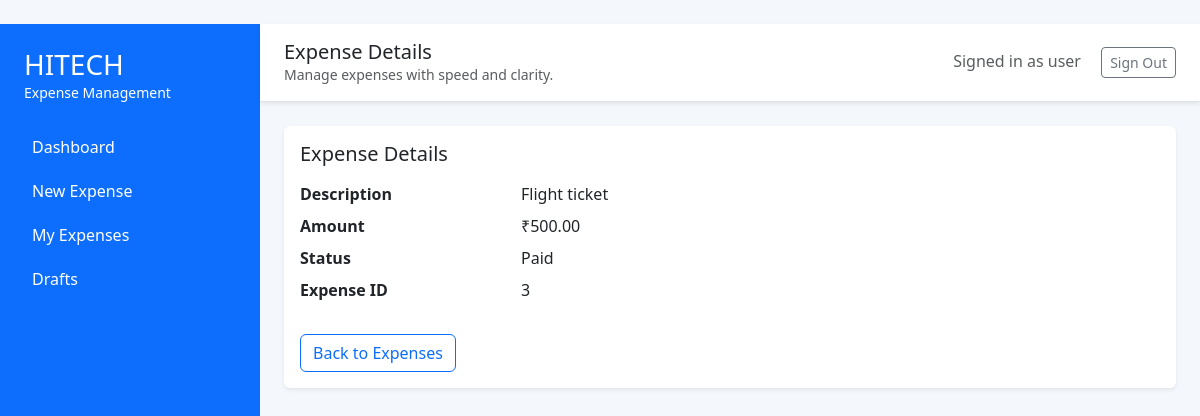
Screenshot of /expense/3 (signed in) with the database file from the repository.
### src/models/database.py (models this page shows)
class Expense(Base):
    __tablename__ = 'expenses'
    id = Column(Integer, primary_key=True)
    user_id = Column(Integer, ForeignKey('users.id'), nullable=False)
    amount = Column(Float, nullable=False)
    description = Column(String, nullable=False)
    status = Column(String, default='Pending')

### src/views/expenses_view.py (the view)
@expenses_view.route('/expense/<int:expense_id>')
def view_expense(expense_id):
    if 'user_id' not in session:
        flash('Please log in to continue.', 'warning')
        return redirect(url_for('auth.login'))
    expense = db.get_expense(expense_id)
    if expense and expense.user_id == session['user_id']:
        return render_template('view_expense.html', expense=expense)
    else:
        flash('Expense not found', 'danger')
        return redirect(url_for('expenses_view.my_expenses'))

### src/main.py (called while the page is built)
@app.teardown_appcontext
def remove_session(exception=None):
    db_session.remove()

### src/models/database.py (called while the page is built)
    def get_expense(self, expense_id):
        return self.session.query(Expense).filter_by(id=expense_id).first()

### src/templates/view_expense.html (shortened to what this page needs)
﻿{% extends 'base.html' %}
{% block page_title %}Expense Details{% endblock %}
{% block content %}
<div class="card shadow-sm border-0">
  <div class="card-body">
    <h5 class="mb-3">Expense Details</h5>
    <dl class="row mb-4">
      <dt class="col-sm-3">Description</dt>
      <dd class="col-sm-9">{{ expense.description }}</dd>
      <dt class="col-sm-3">Amount</dt>
      <dd class="col-sm-9">₹{{ '{:.2f}'.format(expense.amount) }}</dd>
      <dt class="col-sm-3">Status</dt>
      <dd class="col-sm-9">{{ expense.status }}</dd>
      <dt class="col-sm-3">Expense ID</dt>
      <dd class="col-sm-9">{{ expense.id }}</dd>
    </dl>
    <a href="{{ url_for('expenses_view.my_expenses') }}" class="btn btn-outline-primary">Back to Expenses</a>
  </div>
</div>
{% endblock %}

### rows the page displays
Expense: description "Flight ticket", amount "500.00", status "Paid", id "3"

### other values shown
{{ session.get('role', 'user') }} "user"
